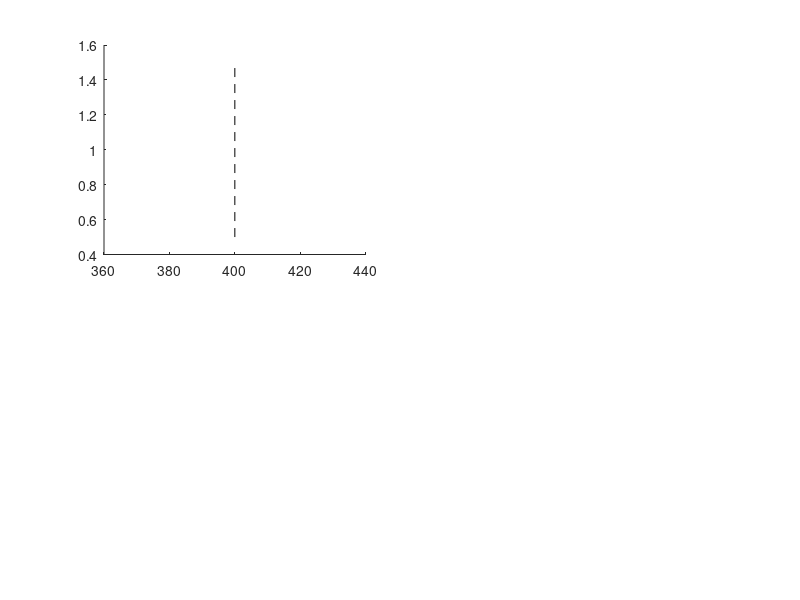

Write the MATLAB code that produced this figure. (Note: this script raises an error after producing the figure.)
% Use After running areaOverKernel_GrandAv_iter which bootstraps across
% each time bin to compute the AOK distribution. 
% This script checks which bins were significant to plot 
% line of significant AOKs

% In the original version of this I didn't test 100 ms at the beginning 
% and end so we can set those to nans 

% First 100 untested bins
% V1 Data
v1p_lum(1,1:100) = nan;
v1p_gab(1,1:100) = nan;
% SC Data
scp_lum(1,1:100) = nan;
scp_gab(1,1:100) = nan;

% last 100 bins
% V1 Data
v1p_lum(1,701:end) = nan;
v1p_gab(1,701:end) = nan;
% SC Data
scp_lum(1,701:end) = nan;
scp_gab(1,701:end) = nan;



% Convert Vectors to T/F
% Convert to Logical
v1Lum_sig = v1p_lum < 0.001;
v1Gab_sig = v1p_gab < 0.001;

% Convert to Logical
scLum_sig = scp_lum < 0.001;
scGab_sig = scp_gab < 0.001;

%% Histograms

% Time Series
bins = 1:1:800;

% Figure
figure('Units', 'inches', 'Position', [3, 1, 8, 10]);

subplot(2,2,1);
hold on;
plot([400 400], [0.5 1.5], 'Color', 'k', 'LineStyle', '--', 'LineWidth',0.5);
scatter(bins,v1Gab_sig, 20, "red", "filled");
title('V1 Gabor: AOK Bootstraps');
box off;
set(gca, 'TickDir', 'out');
set(gca, 'FontSize', 14);
set(gca, 'LineWidth', 1);
xlim([1 800]);
ylim([0.5 1.5]);
hold off;

subplot(2,2,2);
hold on;
plot([400 400], [0.5 1.5], 'Color', 'k', 'LineStyle', '--', 'LineWidth',0.5);
scatter(bins,v1Lum_sig, 20, "red", "filled");
title('V1 Luminance: AOK Bootstraps');
box off;
set(gca, 'TickDir', 'out');
set(gca, 'FontSize', 14);
set(gca, 'LineWidth', 1);
xlim([1 800]);
ylim([0.5 1.5]);
hold off;

subplot(2,2,3);
hold on;
plot([400 400], [0.5 1.5], 'Color', 'k', 'LineStyle', '--', 'LineWidth',0.5);
scatter(bins,scGab_sig, 20, "red", "filled");
title('SC Gabor: AOK Bootstraps');
box off;
set(gca, 'TickDir', 'out');
set(gca, 'FontSize', 14);
set(gca, 'LineWidth', 1);
xlim([1 800]);
ylim([0.5 1.5]);
hold off;

subplot(2,2,4);
hold on;
plot([400 400], [0.5 1.5], 'Color', 'k', 'LineStyle', '--', 'LineWidth',0.5);
scatter(bins,scLum_sig, 20, "red", "filled");
title('SC Gabor: AOK Bootstraps');
box off;
set(gca, 'TickDir', 'out');
set(gca, 'FontSize', 14);
set(gca, 'LineWidth', 1);
xlim([1 800]);
ylim([0.5 1.5]);
hold off;










